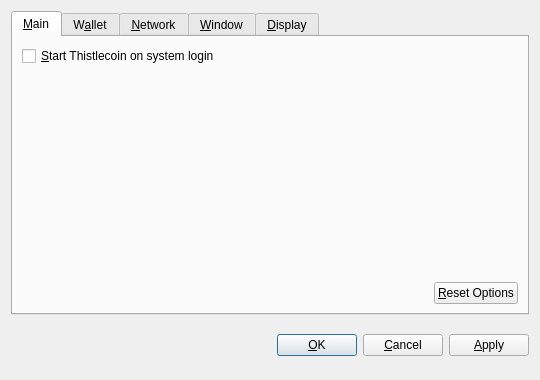
<?xml version="1.0" encoding="UTF-8"?>
<ui version="4.0">
 <class>OptionsDialog</class>
 <widget class="QDialog" name="OptionsDialog">
  <property name="geometry">
   <rect>
    <x>0</x>
    <y>0</y>
    <width>540</width>
    <height>380</height>
   </rect>
  </property>
  <property name="windowTitle">
   <string>Options</string>
  </property>
  <property name="modal">
   <bool>true</bool>
  </property>
  <layout class="QVBoxLayout" name="verticalLayout">
   <item>
    <widget class="QTabWidget" name="tabWidget">
     <property name="tabPosition">
      <enum>QTabWidget::North</enum>
     </property>
     <property name="currentIndex">
      <number>0</number>
     </property>
     <widget class="QWidget" name="tabMain">
      <attribute name="title">
       <string>&amp;Main</string>
      </attribute>
      <layout class="QVBoxLayout" name="verticalLayout_Main">
       <item>
        <widget class="QCheckBox" name="bitcoinAtStartup">
         <property name="toolTip">
          <string>Automatically start Thistlecoin after logging in to the system.</string>
         </property>
         <property name="text">
          <string>&amp;Start Thistlecoin on system login</string>
         </property>
        </widget>
       </item>
       <item>
        <spacer name="verticalSpacer_Main">
         <property name="orientation">
          <enum>Qt::Vertical</enum>
         </property>
         <property name="sizeHint" stdset="0">
          <size>
           <width>20</width>
           <height>40</height>
          </size>
         </property>
        </spacer>
       </item>
       <item>
        <layout class="QHBoxLayout" name="horizontalLayout_2_Main">
         <item>
          <spacer name="horizontalSpacer_2_Main">
           <property name="orientation">
            <enum>Qt::Horizontal</enum>
           </property>
           <property name="sizeHint" stdset="0">
            <size>
             <width>40</width>
             <height>20</height>
            </size>
           </property>
          </spacer>
         </item>
         <item>
          <widget class="QPushButton" name="resetButton">
           <property name="toolTip">
            <string>Reset all client options to default.</string>
           </property>
           <property name="text">
            <string>&amp;Reset Options</string>
           </property>
           <property name="autoDefault">
            <bool>false</bool>
           </property>
          </widget>
         </item>
        </layout>
       </item>
      </layout>
     </widget>
     <widget class="QWidget" name="tabWallet">
      <attribute name="title">
       <string>W&amp;allet</string>
      </attribute>
      <layout class="QVBoxLayout" name="verticalLayout_Network">
       <item>
        <widget class="QLabel" name="transactionFeeInfoLabel">
         <property name="text">
          <string>Optional transaction fee per kB that helps make sure your transactions are processed quickly. Most transactions are 1 kB.</string>
         </property>
         <property name="textFormat">
          <enum>Qt::PlainText</enum>
         </property>
         <property name="wordWrap">
          <bool>true</bool>
         </property>
        </widget>
       </item>
       <item>
        <layout class="QHBoxLayout" name="horizontalLayout_1_Main">
         <item>
          <widget class="QLabel" name="transactionFeeLabel">
           <property name="text">
            <string>Pay transaction &amp;fee</string>
           </property>
           <property name="textFormat">
            <enum>Qt::PlainText</enum>
           </property>
           <property name="buddy">
            <cstring>transactionFee</cstring>
           </property>
          </widget>
         </item>
         <item>
          <widget class="BitcoinAmountField" name="transactionFee"/>
         </item>
         <item>
          <spacer name="horizontalSpacer_1_Main">
           <property name="orientation">
            <enum>Qt::Horizontal</enum>
           </property>
           <property name="sizeHint" stdset="0">
            <size>
             <width>40</width>
             <height>20</height>
            </size>
           </property>
          </spacer>
         </item>
        </layout>
       </item>
       <item>
        <widget class="QLabel" name="label">
         <property name="text">
          <string>If you disable the spending of unconfirmed change, the change from a transaction cannot be used until that transaction has at least one confirmation. This also affects how your balance is computed.</string>
         </property>
         <property name="wordWrap">
          <bool>true</bool>
         </property>
        </widget>
       </item>
       <item>
        <widget class="QCheckBox" name="spendZeroConfChange">
         <property name="text">
          <string>Spend unconfirmed change  (experts only)</string>
         </property>
        </widget>
       </item>
       <item>
        <spacer name="verticalSpacer">
         <property name="orientation">
          <enum>Qt::Vertical</enum>
         </property>
         <property name="sizeHint" stdset="0">
          <size>
           <width>20</width>
           <height>40</height>
          </size>
         </property>
        </spacer>
       </item>
      </layout>
     </widget>
     <widget class="QWidget" name="tabNetwork">
      <attribute name="title">
       <string>&amp;Network</string>
      </attribute>
      <layout class="QVBoxLayout" name="verticalLayout_Network">
       <item>
        <widget class="QCheckBox" name="mapPortUpnp">
         <property name="toolTip">
          <string>Automatically open the Thistlecoin client port on the router. This only works when your router supports UPnP and it is enabled.</string>
         </property>
         <property name="text">
          <string>Map port using &amp;UPnP</string>
         </property>
        </widget>
       </item>
       <item>
        <widget class="QCheckBox" name="connectSocks">
         <property name="toolTip">
          <string>Connect to the Thistlecoin network through a SOCKS proxy (e.g. when connecting through Tor).</string>
         </property>
         <property name="text">
          <string>&amp;Connect through SOCKS proxy:</string>
         </property>
        </widget>
       </item>
       <item>
        <layout class="QHBoxLayout" name="horizontalLayout_Network">
         <item>
          <widget class="QLabel" name="proxyIpLabel">
           <property name="text">
            <string>Proxy &amp;IP:</string>
           </property>
           <property name="textFormat">
            <enum>Qt::PlainText</enum>
           </property>
           <property name="buddy">
            <cstring>proxyIp</cstring>
           </property>
          </widget>
         </item>
         <item>
          <widget class="QValidatedLineEdit" name="proxyIp">
           <property name="maximumSize">
            <size>
             <width>140</width>
             <height>16777215</height>
            </size>
           </property>
           <property name="toolTip">
            <string>IP address of the proxy (e.g. 127.0.0.1)</string>
           </property>
          </widget>
         </item>
         <item>
          <widget class="QLabel" name="proxyPortLabel">
           <property name="text">
            <string>&amp;Port:</string>
           </property>
           <property name="textFormat">
            <enum>Qt::PlainText</enum>
           </property>
           <property name="buddy">
            <cstring>proxyPort</cstring>
           </property>
          </widget>
         </item>
         <item>
          <widget class="QLineEdit" name="proxyPort">
           <property name="maximumSize">
            <size>
             <width>55</width>
             <height>16777215</height>
            </size>
           </property>
           <property name="toolTip">
            <string>Port of the proxy (e.g. 9050)</string>
           </property>
          </widget>
         </item>
         <item>
          <widget class="QLabel" name="socksVersionLabel">
           <property name="text">
            <string>SOCKS &amp;Version:</string>
           </property>
           <property name="textFormat">
            <enum>Qt::PlainText</enum>
           </property>
           <property name="buddy">
            <cstring>socksVersion</cstring>
           </property>
          </widget>
         </item>
         <item>
          <widget class="QValueComboBox" name="socksVersion">
           <property name="toolTip">
            <string>SOCKS version of the proxy (e.g. 5)</string>
           </property>
          </widget>
         </item>
         <item>
          <spacer name="horizontalSpacer_Network">
           <property name="orientation">
            <enum>Qt::Horizontal</enum>
           </property>
           <property name="sizeHint" stdset="0">
            <size>
             <width>40</width>
             <height>20</height>
            </size>
           </property>
          </spacer>
         </item>
        </layout>
       </item>
       <item>
        <spacer name="verticalSpacer_Network">
         <property name="orientation">
          <enum>Qt::Vertical</enum>
         </property>
         <property name="sizeHint" stdset="0">
          <size>
           <width>20</width>
           <height>40</height>
          </size>
         </property>
        </spacer>
       </item>
      </layout>
     </widget>
     <widget class="QWidget" name="tabWindow">
      <attribute name="title">
       <string>&amp;Window</string>
      </attribute>
      <layout class="QVBoxLayout" name="verticalLayout_Window">
       <item>
        <widget class="QCheckBox" name="minimizeToTray">
         <property name="toolTip">
          <string>Show only a tray icon after minimizing the window.</string>
         </property>
         <property name="text">
          <string>&amp;Minimize to the tray instead of the taskbar</string>
         </property>
        </widget>
       </item>
       <item>
        <widget class="QCheckBox" name="minimizeOnClose">
         <property name="toolTip">
          <string>Minimize instead of exit the application when the window is closed. When this option is enabled, the application will be closed only after selecting Quit in the menu.</string>
         </property>
         <property name="text">
          <string>M&amp;inimize on close</string>
         </property>
        </widget>
       </item>
       <item>
        <spacer name="verticalSpacer_Window">
         <property name="orientation">
          <enum>Qt::Vertical</enum>
         </property>
         <property name="sizeHint" stdset="0">
          <size>
           <width>20</width>
           <height>40</height>
          </size>
         </property>
        </spacer>
       </item>
      </layout>
     </widget>
     <widget class="QWidget" name="tabDisplay">
      <attribute name="title">
       <string>&amp;Display</string>
      </attribute>
      <layout class="QVBoxLayout" name="verticalLayout_Display">
       <item>
        <layout class="QHBoxLayout" name="horizontalLayout_1_Display">
         <item>
          <widget class="QLabel" name="langLabel">
           <property name="text">
            <string>User Interface &amp;language:</string>
           </property>
           <property name="textFormat">
            <enum>Qt::PlainText</enum>
           </property>
           <property name="buddy">
            <cstring>lang</cstring>
           </property>
          </widget>
         </item>
         <item>
          <widget class="QValueComboBox" name="lang">
           <property name="toolTip">
            <string>The user interface language can be set here. This setting will take effect after restarting Thistlecoin.</string>
           </property>
          </widget>
         </item>
        </layout>
       </item>
       <item>
        <layout class="QHBoxLayout" name="horizontalLayout_2_Display">
         <item>
          <widget class="QLabel" name="unitLabel">
           <property name="text">
            <string>&amp;Unit to show amounts in:</string>
           </property>
           <property name="textFormat">
            <enum>Qt::PlainText</enum>
           </property>
           <property name="buddy">
            <cstring>unit</cstring>
           </property>
          </widget>
         </item>
         <item>
          <widget class="QValueComboBox" name="unit">
           <property name="toolTip">
            <string>Choose the default subdivision unit to show in the interface and when sending coins.</string>
           </property>
          </widget>
         </item>
        </layout>
       </item>
       <item>
        <widget class="QCheckBox" name="displayAddresses">
         <property name="toolTip">
          <string>Whether to show Thistlecoin addresses in the transaction list or not.</string>
         </property>
         <property name="text">
          <string>&amp;Display addresses in transaction list</string>
         </property>
        </widget>
       </item>
       <item>
        <widget class="QCheckBox" name="coinControlFeatures">
         <property name="toolTip">
          <string>Whether to show coin control features or not.</string>
         </property>
         <property name="text">
          <string>Display coin &amp;control features (experts only!)</string>
         </property>
        </widget>
       </item>
       <item>
        <spacer name="verticalSpacer_Display">
         <property name="orientation">
          <enum>Qt::Vertical</enum>
         </property>
         <property name="sizeHint" stdset="0">
          <size>
           <width>20</width>
           <height>40</height>
          </size>
         </property>
        </spacer>
       </item>
      </layout>
     </widget>
    </widget>
   </item>
   <item>
    <layout class="QHBoxLayout" name="horizontalLayout_Buttons">
     <item>
      <spacer name="horizontalSpacer_1">
       <property name="orientation">
        <enum>Qt::Horizontal</enum>
       </property>
       <property name="sizeHint" stdset="0">
        <size>
         <width>40</width>
         <height>48</height>
        </size>
       </property>
      </spacer>
     </item>
     <item>
      <widget class="QLabel" name="statusLabel">
       <property name="font">
        <font>
         <weight>75</weight>
         <bold>true</bold>
        </font>
       </property>
       <property name="text">
        <string/>
       </property>
       <property name="textFormat">
        <enum>Qt::PlainText</enum>
       </property>
       <property name="wordWrap">
        <bool>true</bool>
       </property>
      </widget>
     </item>
     <item>
      <spacer name="horizontalSpacer_2">
       <property name="orientation">
        <enum>Qt::Horizontal</enum>
       </property>
       <property name="sizeHint" stdset="0">
        <size>
         <width>40</width>
         <height>48</height>
        </size>
       </property>
      </spacer>
     </item>
     <item>
      <widget class="QPushButton" name="okButton">
       <property name="text">
        <string>&amp;OK</string>
       </property>
      </widget>
     </item>
     <item>
      <widget class="QPushButton" name="cancelButton">
       <property name="text">
        <string>&amp;Cancel</string>
       </property>
       <property name="autoDefault">
        <bool>false</bool>
       </property>
      </widget>
     </item>
     <item>
      <widget class="QPushButton" name="applyButton">
       <property name="text">
        <string>&amp;Apply</string>
       </property>
       <property name="autoDefault">
        <bool>false</bool>
       </property>
      </widget>
     </item>
    </layout>
   </item>
  </layout>
 </widget>
 <customwidgets>
  <customwidget>
   <class>BitcoinAmountField</class>
   <extends>QSpinBox</extends>
   <header>bitcoinamountfield.h</header>
  </customwidget>
  <customwidget>
   <class>QValueComboBox</class>
   <extends>QComboBox</extends>
   <header>qvaluecombobox.h</header>
  </customwidget>
  <customwidget>
   <class>QValidatedLineEdit</class>
   <extends>QLineEdit</extends>
   <header>qvalidatedlineedit.h</header>
  </customwidget>
 </customwidgets>
 <resources/>
 <connections/>
</ui>
